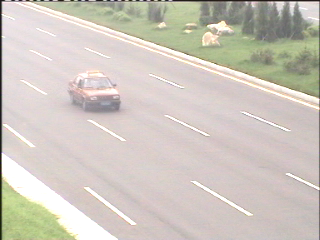
#> input picture ExpPic/car/473.bmp, 320 x 240 px
$ python ACatchTemplate.py
#> lines starting #> are read from the running program, lines starting #| are printed output that depends on the picture; after the words box and inside, x2 and y2 are one past the last pixel; in counts of white or black regions, pixels touching at a corner belong together
import numpy as np
import cv2

img = cv2.imread('ExpPic/car/473.bmp')
#> img is the input picture: shape (240, 320, 3); mean B, G, R 191.5, 200.3, 207.2
gray = cv2.cvtColor(img, cv2.COLOR_BGR2GRAY)
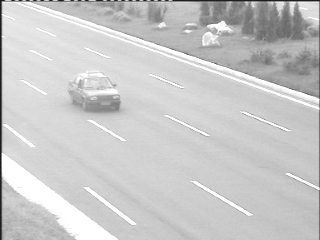
#> gray: shape (240, 320); min 23, max 255, mean 201.4

carCascade = cv2.CascadeClassifier('/Users/qiuruiqi/qrqCode/opencv-car-detection/cars.xml')

cars = carCascade.detectMultiScale(gray, 1.1, 3)
#> cars = [[55, 47, 90, 90]]
for index, (x, y, w, h) in enumerate(cars):
    img = cv2.rectangle(img, (x,y), (x+w, y+h), (255, 0, 0), 2)
    template = img[y:y+h, x:x+w]
    cv2.imwrite('template' + str(index)+ '.png', template)
    cv2.imshow('template', template)
#> this loop made 1 pass
#> pass 1, `img = cv2.rectangle(img, (x,y), (x+w, y+h), (255, 0, 0), 2)`:
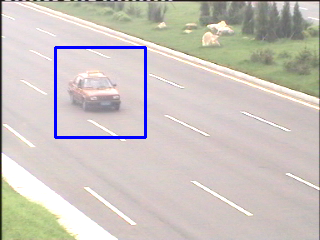
#> img: shape (240, 320, 3); 1.4% of pixels changed, all inside (x1, y1, x2, y2) = (54, 46, 147, 139)
#> pass 1, `template = img[y:y+h, x:x+w]`:
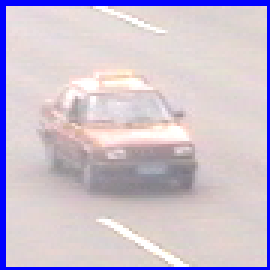
#> template: shape (90, 90, 3) (shown 3 times larger); mean B, G, R 208.3, 192.6, 204.2

cv2.imshow('img', img)
cv2.waitKey(0)
